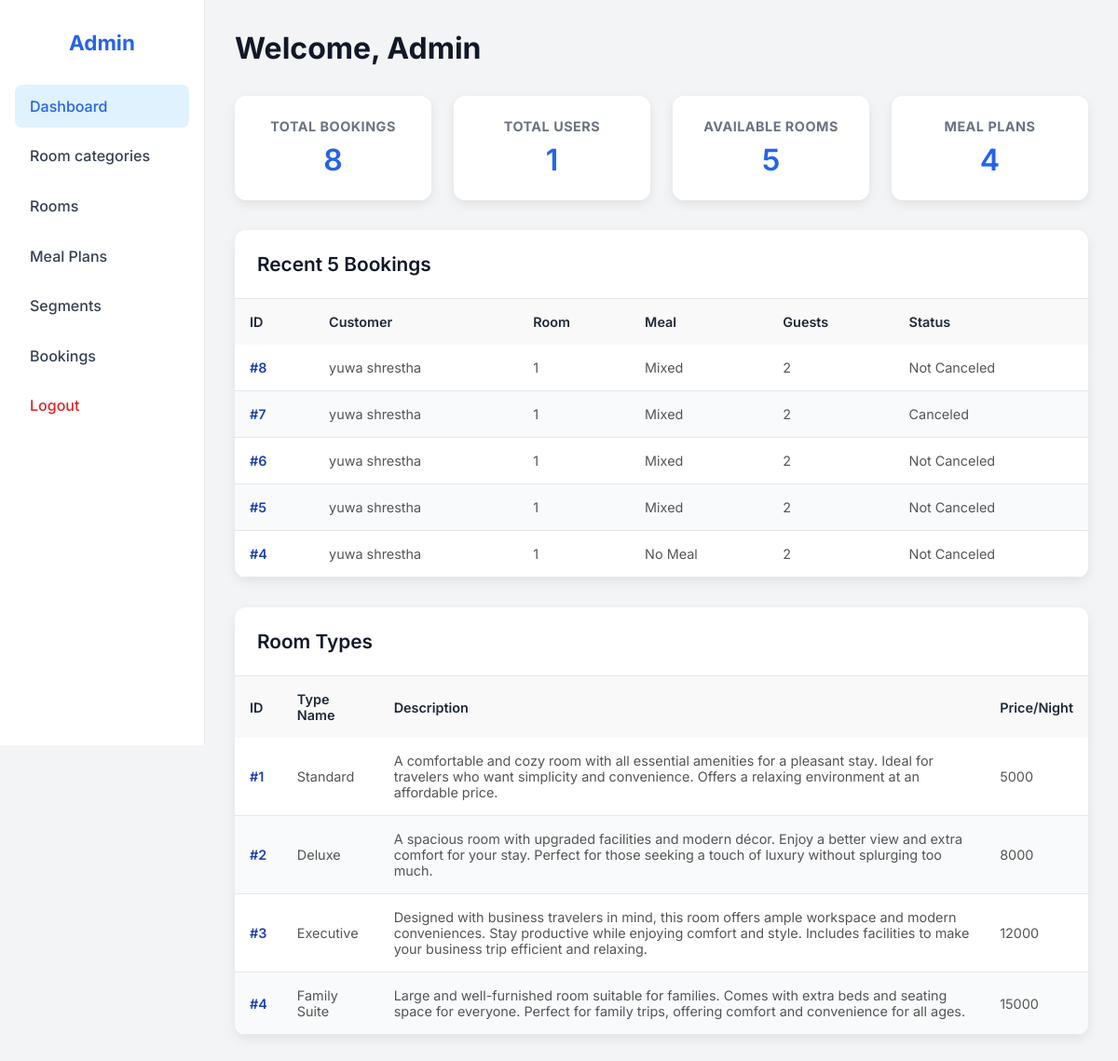
The app's page /admin_dashboard (signed in), older data.
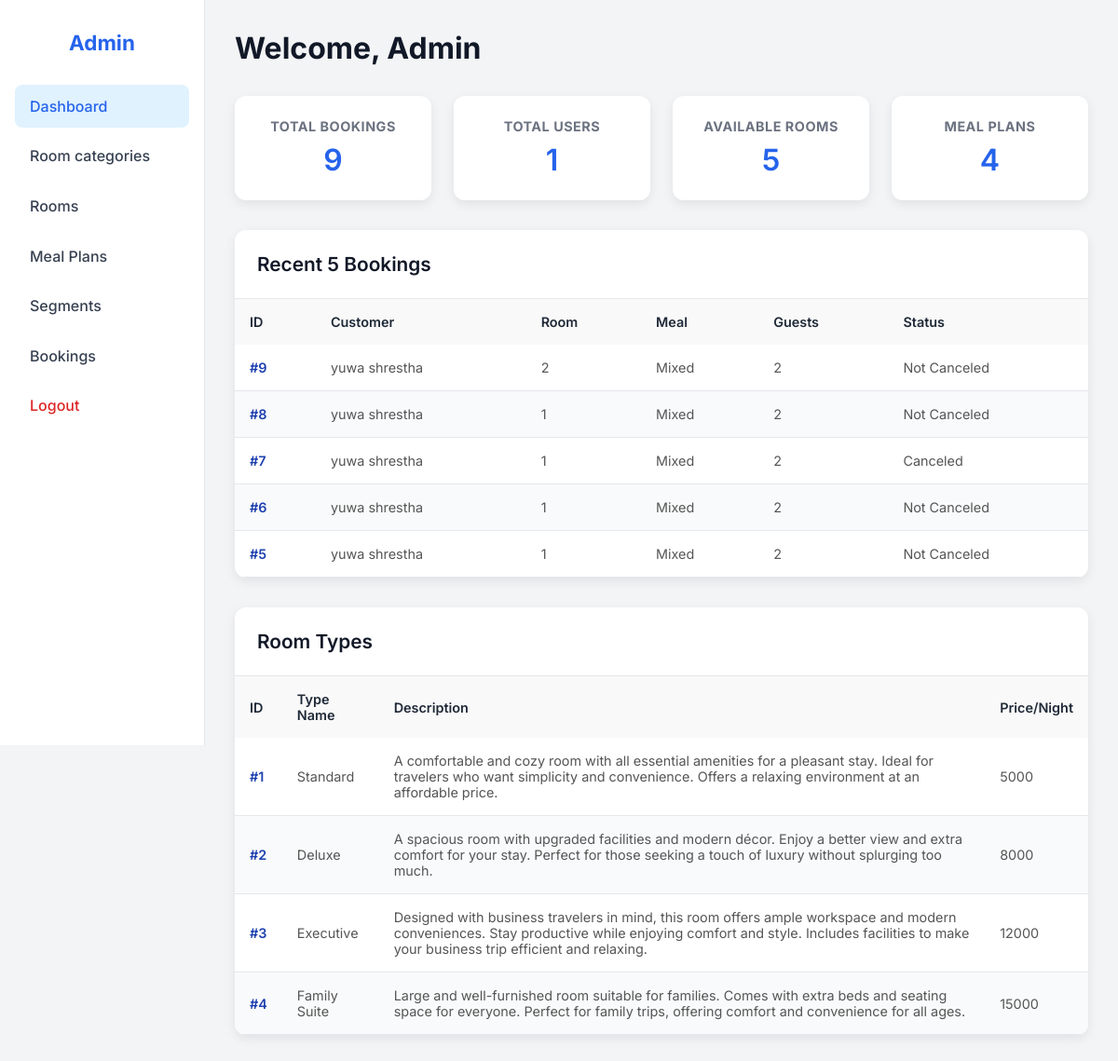
The same page, newer data.
### tables this page shows
CREATE TABLE bookings (
            booking_id INTEGER PRIMARY KEY AUTOINCREMENT,
            customer_id INTEGER NOT NULL,
            room_id INTEGER NOT NULL,
            meal_plan_id INTEGER NOT NULL,
            market_segment_id INTEGER NOT NULL,
            booking_status TEXT CHECK(booking_status IN ('Canceled','Not_Canceled')) NOT NULL,
            no_of_adults INTEGER NOT NULL,
            no_of_children INTEGER NOT NULL,
            no_of_weekend_nights INTEGER NOT NULL,
            no_of_week_nights INTEGER NOT NULL,
            required_car_parking_space INTEGER DEFAULT 0,
            lead_time INTEGER NOT NULL,
            arrival_year INTEGER NOT NULL,
            arrival_month INTEGER NOT NULL,
            arrival_date INTEGER NOT NULL,
            repeated_guest INTEGER DEFAULT 0,
            no_of_previous_cancellations INTEGER DEFAULT 0,
            no_of_previous_bookings_not_canceled INTEGER DEFAULT 0,
            avg_price_per_room REAL NOT NULL,
            no_of_special_requests INTEGER DEFAULT 0,
            total_nights INTEGER,
            total_guests INTEGER,
            created_at TIMESTAMP DEFAULT CURRENT_TIMESTAMP,
            updated_at TIMESTAMP DEFAULT CURRENT_TIMESTAMP,
            FOREIGN KEY(customer_id) REFERENCES customers(customer_id),
            FOREIGN KEY(room_id) REFERENCES rooms(room_id),
            FOREIGN KEY(meal_plan_id) REFERENCES meal_plans(meal_plan_id),
            FOREIGN KEY(market_segment_id) REFERENCES market_segments(market_segment_id)
        );

CREATE TABLE customers (
            customer_id INTEGER PRIMARY KEY AUTOINCREMENT,
            name TEXT NOT NULL,
            email TEXT UNIQUE NOT NULL,
            phone TEXT,
            address TEXT,
            password TEXT NOT NULL,
            is_admin INTEGER DEFAULT 0
        );

CREATE TABLE meal_plans (
            meal_plan_id INTEGER PRIMARY KEY AUTOINCREMENT,
            meal_plan_name TEXT UNIQUE NOT NULL,
            image_path TEXT
        );

CREATE TABLE room_types (
            room_type_id INTEGER PRIMARY KEY AUTOINCREMENT,
            room_type_name TEXT UNIQUE NOT NULL,
            description TEXT,
            price_per_night INTEGER,
            image_path TEXT
        );

### app.py (the view)
@app.route("/admin_dashboard")
@login_required
def admin_dashboard():
    if not session.get("is_admin"):
        flash("Admin access required.", "danger")
        return redirect(url_for("login"))
    conn = get_db_connection()
    total_bookings = conn.execute("SELECT COUNT(*) FROM bookings").fetchone()[0]
    available_rooms = conn.execute("""
        SELECT COUNT(*) FROM rooms
    """).fetchone()[0]
    total_meal_plans = conn.execute("SELECT COUNT(*) FROM meal_plans").fetchone()[0]
    total_users = conn.execute("SELECT COUNT(*) FROM customers WHERE is_admin=0").fetchone()[0]
    recent_bookings = conn.execute("""
    SELECT b.booking_id,
           c.name as customer_name,
           COALESCE(r.room_number, 'Deleted Room') as room_number,
           COALESCE(t.room_type_name, 'Unknown Type') as room_type_name,
           m.meal_plan_name,
           s.segment_name,
           b.no_of_adults,
           b.no_of_children,
           b.total_nights,
           b.booking_status,
           b.created_at
    FROM bookings b
    JOIN customers c ON b.customer_id = c.customer_id
    LEFT JOIN rooms r ON b.room_id = r.room_id
    LEFT JOIN room_types t ON r.room_type_id = t.room_type_id
    JOIN meal_plans m ON b.meal_plan_id = m.meal_plan_id
    JOIN market_segments s ON b.market_segment_id = s.market_segment_id
    ORDER BY b.created_at DESC
    LIMIT 5
""").fetchall()
    room_types = conn.execute("""
        SELECT room_type_id, room_type_name, description, price_per_night
        FROM room_types
        ORDER BY room_type_id
    """).fetchall()
    conn.close()
    return render_template(
        "admin_dashboard.html",
        total_bookings=total_bookings,
        available_rooms=available_rooms,
        total_meal_plans=total_meal_plans,
        total_users=total_users,
        recent_bookings=recent_bookings,
        room_types=room_types
    )

### app.py (called while the page is built)
def get_db_connection():
    conn = sqlite3.connect(DB_PATH)
    conn.row_factory = sqlite3.Row
    conn.execute("PRAGMA foreign_keys = ON")
    return conn

def login_required(f):
    @wraps(f)
    def decorated(*args, **kwargs):
        if "user_id" not in session:
            flash("Please login first.", "warning")
            return redirect(url_for("login"))
        return f(*args, **kwargs)
    return decorated

### templates/admin_dashboard.html (shortened to what the changed rows need)
<!DOCTYPE html>
<html lang="en">
<head>
    <link rel="stylesheet" href="{{ url_for('static', filename='css/admin_dashboard.css') }}">
    <link rel="stylesheet" href="{{ url_for('static', filename='css/flash.css') }}">
</head>
<body>
    <div class="dashboard">
        <aside class="sidebar">
            <h2>Admin</h2>
        </aside>
        <main class="main-content">
            <header class="main-header">
                <h1>Welcome, Admin</h1>
            </header>
            <section class="stats-section">
                <div class="stats-cards">
                    <div class="card">
                        <h3>Total Bookings</h3>
                        <p>{{ total_bookings }}</p>
                    </div>
                </div>
            </section>
            <section class="recent-bookings-section">
                <div class="table-card">
                    <h2>Recent 5 Bookings</h2>
                    <div class="table-wrapper">
                        <table class="simple-table">
                            <thead>
                                <tr>
                                    <th>ID</th>
                                    <th>Customer</th>
                                    <th>Room</th>
                                    <th>Meal</th>
                                    <th>Guests</th>
                                    <th>Status</th>
                                </tr>
                            </thead>
                            <tbody>
                                {% for b in recent_bookings %}
                                <tr>
                                    <td>#{{ b.booking_id }}</td>
                                    <td>{{ b.customer_name }}</td>
                                    <td>{{ b.room_number }}</td>
                                    <td>{{ b.meal_plan_name }}</td>
                                    <td>{{ b.no_of_adults + b.no_of_children }}</td>
                                    <td>{{ "Canceled" if b.booking_status == "Canceled" else "Not Canceled" }}</td>
                                </tr>
                                {% else %}
                                <tr>
                                    <td colspan="6">No recent bookings</td>
                                </tr>
                                {% endfor %}
                            </tbody>
                        </table>
                    </div>
                </div>
            </section>
            <section>
                <div class="table-card">
                    <h2>Room Types</h2>
                    <div class="table-wrapper">
                        <table class="simple-table">
                            <thead>
                                <tr>
                                    <th>ID</th>
                                    <th>Type Name</th>
                                    <th>Description</th>
                                    <th>Price/Night</th>
                                </tr>
                            </thead>
                            <tbody>
                                {% for rt in room_types %}
                                <tr>
                                    <td>#{{ rt.room_type_id }}</td>
                                    <td>{{ rt.room_type_name }}</td>
                                    <td>{{ rt.description or "-" }}</td>
                                    <td>{{ rt.price_per_night or "-" }}</td>
                                </tr>
                                {% else %}
                                <tr>
                                    <td colspan="4">No room types available</td>
                                </tr>
                                {% endfor %}
                            </tbody>
                        </table>
                    </div>
                </div>
            </section>
        </main>
    </div>
</body>
</html>

Row changes from the older to the newer data that the page shows:
no longer on this page (row unchanged): bookings: booking_id "4", customer_name "yuwa shrestha", room_number "1", meal_plan_name "No Meal", b.no_of_adults+b.no_of_children "2", booking_status "Not Canceled"
added bookings: booking_id "9", customer_name "yuwa shrestha", room_number "2", meal_plan_name "Mixed", b.no_of_adults+b.no_of_children "2", booking_status "Not Canceled"
Text that changed along with them:
{{ total_bookings }}: "8" → "9"
